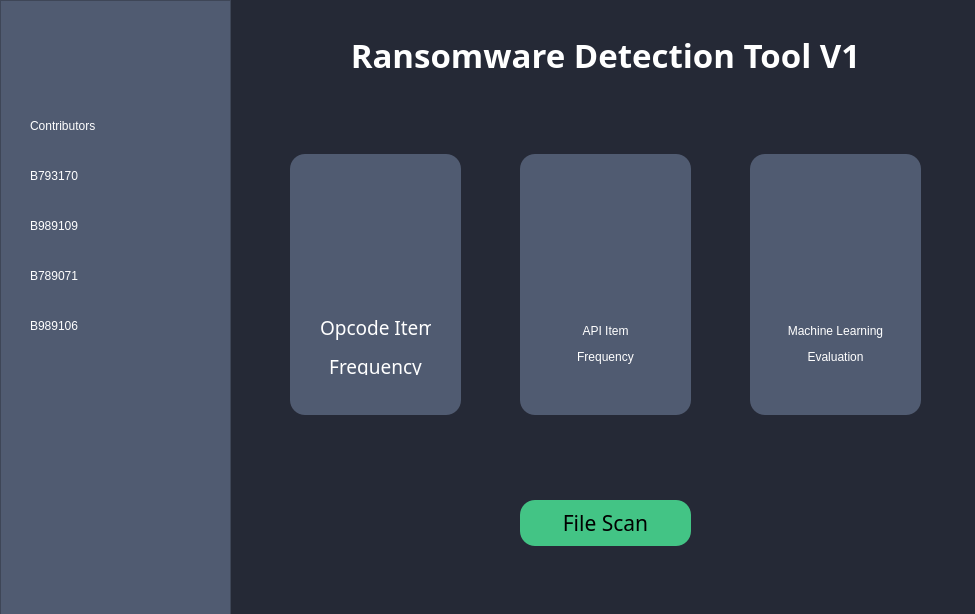
<?xml version="1.0" encoding="UTF-8"?>
<ui version="4.0">
 <class>Dialog</class>
 <widget class="QDialog" name="Dialog">
  <property name="geometry">
   <rect>
    <x>0</x>
    <y>0</y>
    <width>975</width>
    <height>614</height>
   </rect>
  </property>
  <property name="windowTitle">
   <string>Dialog</string>
  </property>
  <property name="styleSheet">
   <string notr="true">background-color:rgb(37, 41, 54)</string>
  </property>
  <widget class="QWidget" name="widget" native="true">
   <property name="geometry">
    <rect>
     <x>0</x>
     <y>0</y>
     <width>981</width>
     <height>781</height>
    </rect>
   </property>
   <property name="minimumSize">
    <size>
     <width>981</width>
     <height>781</height>
    </size>
   </property>
   <property name="maximumSize">
    <size>
     <width>981</width>
     <height>781</height>
    </size>
   </property>
   <widget class="QFrame" name="SideBar">
    <property name="geometry">
     <rect>
      <x>0</x>
      <y>0</y>
      <width>231</width>
      <height>621</height>
     </rect>
    </property>
    <property name="styleSheet">
     <string notr="true">background-color: rgb(80, 91, 113);</string>
    </property>
    <property name="frameShape">
     <enum>QFrame::StyledPanel</enum>
    </property>
    <property name="frameShadow">
     <enum>QFrame::Raised</enum>
    </property>
    <widget class="QPushButton" name="hongiklogo">
     <property name="geometry">
      <rect>
       <x>10</x>
       <y>30</y>
       <width>201</width>
       <height>51</height>
      </rect>
     </property>
     <property name="minimumSize">
      <size>
       <width>201</width>
       <height>51</height>
      </size>
     </property>
     <property name="maximumSize">
      <size>
       <width>201</width>
       <height>51</height>
      </size>
     </property>
     <property name="styleSheet">
      <string notr="true">border:none;</string>
     </property>
     <property name="text">
      <string/>
     </property>
     <property name="icon">
      <iconset resource="Resources/resources.qrc">
       <normaloff>:/icons/hongik.png</normaloff>:/icons/hongik.png</iconset>
     </property>
     <property name="iconSize">
      <size>
       <width>180</width>
       <height>200</height>
      </size>
     </property>
    </widget>
    <widget class="QPushButton" name="menu">
     <property name="geometry">
      <rect>
       <x>30</x>
       <y>100</y>
       <width>200</width>
       <height>51</height>
      </rect>
     </property>
     <property name="minimumSize">
      <size>
       <width>200</width>
       <height>0</height>
      </size>
     </property>
     <property name="maximumSize">
      <size>
       <width>200</width>
       <height>16777215</height>
      </size>
     </property>
     <property name="styleSheet">
      <string notr="true">text-align:left;
font: 63 15pt &quot;Bahnschrift SemiBold SemiConden&quot;;
color: rgb(255, 255, 255);
border:none;</string>
     </property>
     <property name="text">
      <string>Contributors</string>
     </property>
     <property name="icon">
      <iconset resource="Resources/resources.qrc">
       <normaloff>:/icons/menu.png</normaloff>:/icons/menu.png</iconset>
     </property>
     <property name="iconSize">
      <size>
       <width>26</width>
       <height>26</height>
      </size>
     </property>
    </widget>
    <widget class="QPushButton" name="menu_2">
     <property name="geometry">
      <rect>
       <x>30</x>
       <y>150</y>
       <width>130</width>
       <height>51</height>
      </rect>
     </property>
     <property name="minimumSize">
      <size>
       <width>130</width>
       <height>0</height>
      </size>
     </property>
     <property name="maximumSize">
      <size>
       <width>130</width>
       <height>16777215</height>
      </size>
     </property>
     <property name="styleSheet">
      <string notr="true">text-align:left;
font: 63 15pt &quot;Bahnschrift SemiBold SemiConden&quot;;
color: rgb(255, 255, 255);
border:none;</string>
     </property>
     <property name="text">
      <string>B793170</string>
     </property>
     <property name="icon">
      <iconset resource="Resources/resources.qrc">
       <normaloff>:/icons/person.png</normaloff>:/icons/person.png</iconset>
     </property>
     <property name="iconSize">
      <size>
       <width>26</width>
       <height>26</height>
      </size>
     </property>
    </widget>
    <widget class="QPushButton" name="menu_3">
     <property name="geometry">
      <rect>
       <x>30</x>
       <y>200</y>
       <width>130</width>
       <height>51</height>
      </rect>
     </property>
     <property name="minimumSize">
      <size>
       <width>130</width>
       <height>0</height>
      </size>
     </property>
     <property name="maximumSize">
      <size>
       <width>130</width>
       <height>16777215</height>
      </size>
     </property>
     <property name="styleSheet">
      <string notr="true">text-align:left;
font: 63 15pt &quot;Bahnschrift SemiBold SemiConden&quot;;
color: rgb(255, 255, 255);
border:none;</string>
     </property>
     <property name="text">
      <string>B989109</string>
     </property>
     <property name="icon">
      <iconset resource="Resources/resources.qrc">
       <normaloff>:/icons/person.png</normaloff>:/icons/person.png</iconset>
     </property>
     <property name="iconSize">
      <size>
       <width>26</width>
       <height>26</height>
      </size>
     </property>
    </widget>
    <widget class="QPushButton" name="menu_4">
     <property name="geometry">
      <rect>
       <x>30</x>
       <y>250</y>
       <width>130</width>
       <height>51</height>
      </rect>
     </property>
     <property name="minimumSize">
      <size>
       <width>130</width>
       <height>0</height>
      </size>
     </property>
     <property name="maximumSize">
      <size>
       <width>130</width>
       <height>16777215</height>
      </size>
     </property>
     <property name="styleSheet">
      <string notr="true">text-align:left;
font: 63 15pt &quot;Bahnschrift SemiBold SemiConden&quot;;
color: rgb(255, 255, 255);
border:none;</string>
     </property>
     <property name="text">
      <string>B789071</string>
     </property>
     <property name="icon">
      <iconset resource="Resources/resources.qrc">
       <normaloff>:/icons/person.png</normaloff>:/icons/person.png</iconset>
     </property>
     <property name="iconSize">
      <size>
       <width>26</width>
       <height>26</height>
      </size>
     </property>
    </widget>
    <widget class="QPushButton" name="menu_5">
     <property name="geometry">
      <rect>
       <x>30</x>
       <y>300</y>
       <width>130</width>
       <height>51</height>
      </rect>
     </property>
     <property name="minimumSize">
      <size>
       <width>130</width>
       <height>0</height>
      </size>
     </property>
     <property name="maximumSize">
      <size>
       <width>130</width>
       <height>16777215</height>
      </size>
     </property>
     <property name="styleSheet">
      <string notr="true">text-align:left;
font: 63 15pt &quot;Bahnschrift SemiBold SemiConden&quot;;
color: rgb(255, 255, 255);
border:none;</string>
     </property>
     <property name="text">
      <string>B989106</string>
     </property>
     <property name="icon">
      <iconset resource="Resources/resources.qrc">
       <normaloff>:/icons/person.png</normaloff>:/icons/person.png</iconset>
     </property>
     <property name="iconSize">
      <size>
       <width>26</width>
       <height>26</height>
      </size>
     </property>
    </widget>
    <widget class="QPushButton" name="github">
     <property name="geometry">
      <rect>
       <x>170</x>
       <y>560</y>
       <width>51</width>
       <height>41</height>
      </rect>
     </property>
     <property name="minimumSize">
      <size>
       <width>51</width>
       <height>41</height>
      </size>
     </property>
     <property name="maximumSize">
      <size>
       <width>51</width>
       <height>41</height>
      </size>
     </property>
     <property name="styleSheet">
      <string notr="true">QPushButton{
	border:none;
}
</string>
     </property>
     <property name="text">
      <string/>
     </property>
     <property name="icon">
      <iconset resource="Resources/resources.qrc">
       <normaloff>:/icons/github.png</normaloff>:/icons/github.png</iconset>
     </property>
     <property name="iconSize">
      <size>
       <width>32</width>
       <height>32</height>
      </size>
     </property>
     <property name="flat">
      <bool>false</bool>
     </property>
    </widget>
   </widget>
   <widget class="QFrame" name="Board1">
    <property name="geometry">
     <rect>
      <x>290</x>
      <y>154</y>
      <width>171</width>
      <height>261</height>
     </rect>
    </property>
    <property name="minimumSize">
     <size>
      <width>171</width>
      <height>261</height>
     </size>
    </property>
    <property name="maximumSize">
     <size>
      <width>171</width>
      <height>161</height>
     </size>
    </property>
    <property name="styleSheet">
     <string notr="true">background-color: rgb(80, 91, 113);
border-radius:15;</string>
    </property>
    <property name="frameShape">
     <enum>QFrame::StyledPanel</enum>
    </property>
    <property name="frameShadow">
     <enum>QFrame::Raised</enum>
    </property>
    <widget class="QPushButton" name="exelogo">
     <property name="geometry">
      <rect>
       <x>30</x>
       <y>30</y>
       <width>111</width>
       <height>101</height>
      </rect>
     </property>
     <property name="minimumSize">
      <size>
       <width>111</width>
       <height>101</height>
      </size>
     </property>
     <property name="maximumSize">
      <size>
       <width>111</width>
       <height>101</height>
      </size>
     </property>
     <property name="text">
      <string/>
     </property>
     <property name="icon">
      <iconset resource="Resources/resources.qrc">
       <normaloff>:/icons/opcode.png</normaloff>:/icons/opcode.png</iconset>
     </property>
     <property name="iconSize">
      <size>
       <width>100</width>
       <height>90</height>
      </size>
     </property>
    </widget>
    <widget class="QLabel" name="exelabel">
     <property name="geometry">
      <rect>
       <x>30</x>
       <y>160</y>
       <width>111</width>
       <height>61</height>
      </rect>
     </property>
     <property name="minimumSize">
      <size>
       <width>111</width>
       <height>61</height>
      </size>
     </property>
     <property name="maximumSize">
      <size>
       <width>111</width>
       <height>61</height>
      </size>
     </property>
     <property name="font">
      <font>
       <family>Bahnschrift SemiBold SemiConden</family>
       <pointsize>14</pointsize>
       <weight>7</weight>
       <italic>false</italic>
       <bold>false</bold>
      </font>
     </property>
     <property name="styleSheet">
      <string notr="true">font: 63 14pt &quot;Bahnschrift SemiBold SemiConden&quot;;</string>
     </property>
     <property name="text">
      <string>&lt;html&gt;&lt;head/&gt;&lt;body&gt;&lt;p&gt;&lt;span style=&quot; color:#ffffff;&quot;&gt;Opcode Item&lt;/span&gt;&lt;/p&gt;&lt;p&gt;&lt;span style=&quot; color:#ffffff;&quot;&gt;Frequency&lt;/span&gt;&lt;/p&gt;&lt;/body&gt;&lt;/html&gt;</string>
     </property>
     <property name="alignment">
      <set>Qt::AlignCenter</set>
     </property>
    </widget>
   </widget>
   <widget class="QFrame" name="Board2">
    <property name="geometry">
     <rect>
      <x>520</x>
      <y>154</y>
      <width>171</width>
      <height>261</height>
     </rect>
    </property>
    <property name="minimumSize">
     <size>
      <width>171</width>
      <height>261</height>
     </size>
    </property>
    <property name="maximumSize">
     <size>
      <width>171</width>
      <height>261</height>
     </size>
    </property>
    <property name="styleSheet">
     <string notr="true">background-color: rgb(80, 91, 113);
border-radius:15;</string>
    </property>
    <property name="frameShape">
     <enum>QFrame::StyledPanel</enum>
    </property>
    <property name="frameShadow">
     <enum>QFrame::Raised</enum>
    </property>
    <widget class="QPushButton" name="apilogo">
     <property name="geometry">
      <rect>
       <x>30</x>
       <y>20</y>
       <width>111</width>
       <height>121</height>
      </rect>
     </property>
     <property name="minimumSize">
      <size>
       <width>111</width>
       <height>121</height>
      </size>
     </property>
     <property name="maximumSize">
      <size>
       <width>111</width>
       <height>121</height>
      </size>
     </property>
     <property name="text">
      <string/>
     </property>
     <property name="icon">
      <iconset resource="Resources/resources.qrc">
       <normaloff>:/icons/api.png</normaloff>:/icons/api.png</iconset>
     </property>
     <property name="iconSize">
      <size>
       <width>100</width>
       <height>100</height>
      </size>
     </property>
    </widget>
    <widget class="QLabel" name="apilabel">
     <property name="geometry">
      <rect>
       <x>30</x>
       <y>160</y>
       <width>111</width>
       <height>61</height>
      </rect>
     </property>
     <property name="minimumSize">
      <size>
       <width>111</width>
       <height>61</height>
      </size>
     </property>
     <property name="maximumSize">
      <size>
       <width>111</width>
       <height>61</height>
      </size>
     </property>
     <property name="styleSheet">
      <string notr="true">font: 63 14pt &quot;Bahnschrift SemiBold SemiConden&quot;;</string>
     </property>
     <property name="text">
      <string>&lt;html&gt;&lt;head/&gt;&lt;body&gt;&lt;p&gt;&lt;span style=&quot; color:#ffffff;&quot;&gt;API Item&lt;/span&gt;&lt;/p&gt;&lt;p&gt;&lt;span style=&quot; color:#ffffff;&quot;&gt;Frequency&lt;/span&gt;&lt;/p&gt;&lt;/body&gt;&lt;/html&gt;</string>
     </property>
     <property name="alignment">
      <set>Qt::AlignCenter</set>
     </property>
    </widget>
   </widget>
   <widget class="QFrame" name="Board3">
    <property name="geometry">
     <rect>
      <x>750</x>
      <y>154</y>
      <width>171</width>
      <height>261</height>
     </rect>
    </property>
    <property name="minimumSize">
     <size>
      <width>171</width>
      <height>261</height>
     </size>
    </property>
    <property name="maximumSize">
     <size>
      <width>171</width>
      <height>261</height>
     </size>
    </property>
    <property name="styleSheet">
     <string notr="true">background-color: rgb(80, 91, 113);
border-radius:15;</string>
    </property>
    <property name="frameShape">
     <enum>QFrame::StyledPanel</enum>
    </property>
    <property name="frameShadow">
     <enum>QFrame::Raised</enum>
    </property>
    <widget class="QPushButton" name="mllogo">
     <property name="geometry">
      <rect>
       <x>30</x>
       <y>30</y>
       <width>111</width>
       <height>101</height>
      </rect>
     </property>
     <property name="minimumSize">
      <size>
       <width>111</width>
       <height>101</height>
      </size>
     </property>
     <property name="maximumSize">
      <size>
       <width>111</width>
       <height>101</height>
      </size>
     </property>
     <property name="text">
      <string/>
     </property>
     <property name="icon">
      <iconset resource="Resources/resources.qrc">
       <normaloff>:/icons/machine-learning.png</normaloff>:/icons/machine-learning.png</iconset>
     </property>
     <property name="iconSize">
      <size>
       <width>100</width>
       <height>100</height>
      </size>
     </property>
    </widget>
    <widget class="QLabel" name="mllabel">
     <property name="geometry">
      <rect>
       <x>10</x>
       <y>160</y>
       <width>151</width>
       <height>61</height>
      </rect>
     </property>
     <property name="minimumSize">
      <size>
       <width>151</width>
       <height>61</height>
      </size>
     </property>
     <property name="maximumSize">
      <size>
       <width>151</width>
       <height>61</height>
      </size>
     </property>
     <property name="styleSheet">
      <string notr="true">font: 63 14pt &quot;Bahnschrift SemiBold SemiConden&quot;;</string>
     </property>
     <property name="text">
      <string>&lt;html&gt;&lt;head/&gt;&lt;body&gt;&lt;p&gt;&lt;span style=&quot; color:#ffffff;&quot;&gt;Machine Learning&lt;/span&gt;&lt;/p&gt;&lt;p&gt;&lt;span style=&quot; color:#ffffff;&quot;&gt;Evaluation&lt;/span&gt;&lt;/p&gt;&lt;/body&gt;&lt;/html&gt;</string>
     </property>
     <property name="alignment">
      <set>Qt::AlignCenter</set>
     </property>
    </widget>
   </widget>
   <widget class="QLabel" name="Title">
    <property name="geometry">
     <rect>
      <x>240</x>
      <y>30</y>
      <width>731</width>
      <height>51</height>
     </rect>
    </property>
    <property name="minimumSize">
     <size>
      <width>731</width>
      <height>51</height>
     </size>
    </property>
    <property name="maximumSize">
     <size>
      <width>731</width>
      <height>51</height>
     </size>
    </property>
    <property name="font">
     <font>
      <family>Bahnschrift SemiBold SemiConden</family>
      <pointsize>25</pointsize>
      <weight>75</weight>
      <bold>true</bold>
     </font>
    </property>
    <property name="styleSheet">
     <string notr="true">background-color:rgb(37, 41, 54);</string>
    </property>
    <property name="text">
     <string>&lt;html&gt;&lt;head/&gt;&lt;body&gt;&lt;p&gt;&lt;span style=&quot; color:#ffffff;&quot;&gt;Ransomware Detection Tool V1&lt;/span&gt;&lt;/p&gt;&lt;/body&gt;&lt;/html&gt;</string>
    </property>
    <property name="alignment">
     <set>Qt::AlignCenter</set>
    </property>
   </widget>
   <widget class="QPushButton" name="Run">
    <property name="enabled">
     <bool>true</bool>
    </property>
    <property name="geometry">
     <rect>
      <x>520</x>
      <y>500</y>
      <width>171</width>
      <height>46</height>
     </rect>
    </property>
    <property name="minimumSize">
     <size>
      <width>171</width>
      <height>46</height>
     </size>
    </property>
    <property name="maximumSize">
     <size>
      <width>171</width>
      <height>46</height>
     </size>
    </property>
    <property name="font">
     <font>
      <family>Bahnschrift SemiBold SemiConden</family>
      <pointsize>16</pointsize>
      <weight>50</weight>
      <italic>false</italic>
      <bold>false</bold>
     </font>
    </property>
    <property name="styleSheet">
     <string notr="true">QPushButton{
	background-color: rgb(67, 196, 133);
	border:none;
	border-radius:15;
}

QPushButton:hover{
	background-color: rgb(59, 173, 116);
}

QPushButton:clicked{
	background-color: rgb(51, 150, 101);
}</string>
    </property>
    <property name="text">
     <string>File Scan</string>
    </property>
   </widget>
   <widget class="QPushButton" name="plusbutton">
    <property name="geometry">
     <rect>
      <x>470</x>
      <y>260</y>
      <width>41</width>
      <height>51</height>
     </rect>
    </property>
    <property name="styleSheet">
     <string notr="true">border:none;</string>
    </property>
    <property name="text">
     <string/>
    </property>
    <property name="icon">
     <iconset resource="Resources/resources.qrc">
      <normaloff>:/icons/plus.png</normaloff>:/icons/plus.png</iconset>
    </property>
    <property name="iconSize">
     <size>
      <width>32</width>
      <height>32</height>
     </size>
    </property>
   </widget>
   <widget class="QPushButton" name="arrowbutton">
    <property name="geometry">
     <rect>
      <x>700</x>
      <y>260</y>
      <width>41</width>
      <height>51</height>
     </rect>
    </property>
    <property name="styleSheet">
     <string notr="true">border:none;</string>
    </property>
    <property name="text">
     <string/>
    </property>
    <property name="icon">
     <iconset resource="Resources/resources.qrc">
      <normaloff>:/icons/arrow.png</normaloff>:/icons/arrow.png</iconset>
    </property>
    <property name="iconSize">
     <size>
      <width>32</width>
      <height>32</height>
     </size>
    </property>
   </widget>
   <widget class="QPushButton" name="shutdown">
    <property name="geometry">
     <rect>
      <x>920</x>
      <y>10</y>
      <width>51</width>
      <height>41</height>
     </rect>
    </property>
    <property name="styleSheet">
     <string notr="true">border:none;</string>
    </property>
    <property name="text">
     <string/>
    </property>
    <property name="icon">
     <iconset resource="Resources/resources.qrc">
      <normaloff>:/icons/shutdown.png</normaloff>:/icons/shutdown.png</iconset>
    </property>
    <property name="iconSize">
     <size>
      <width>32</width>
      <height>32</height>
     </size>
    </property>
   </widget>
  </widget>
 </widget>
 <resources>
  <include location="Resources/resources.qrc"/>
 </resources>
 <connections/>
</ui>
